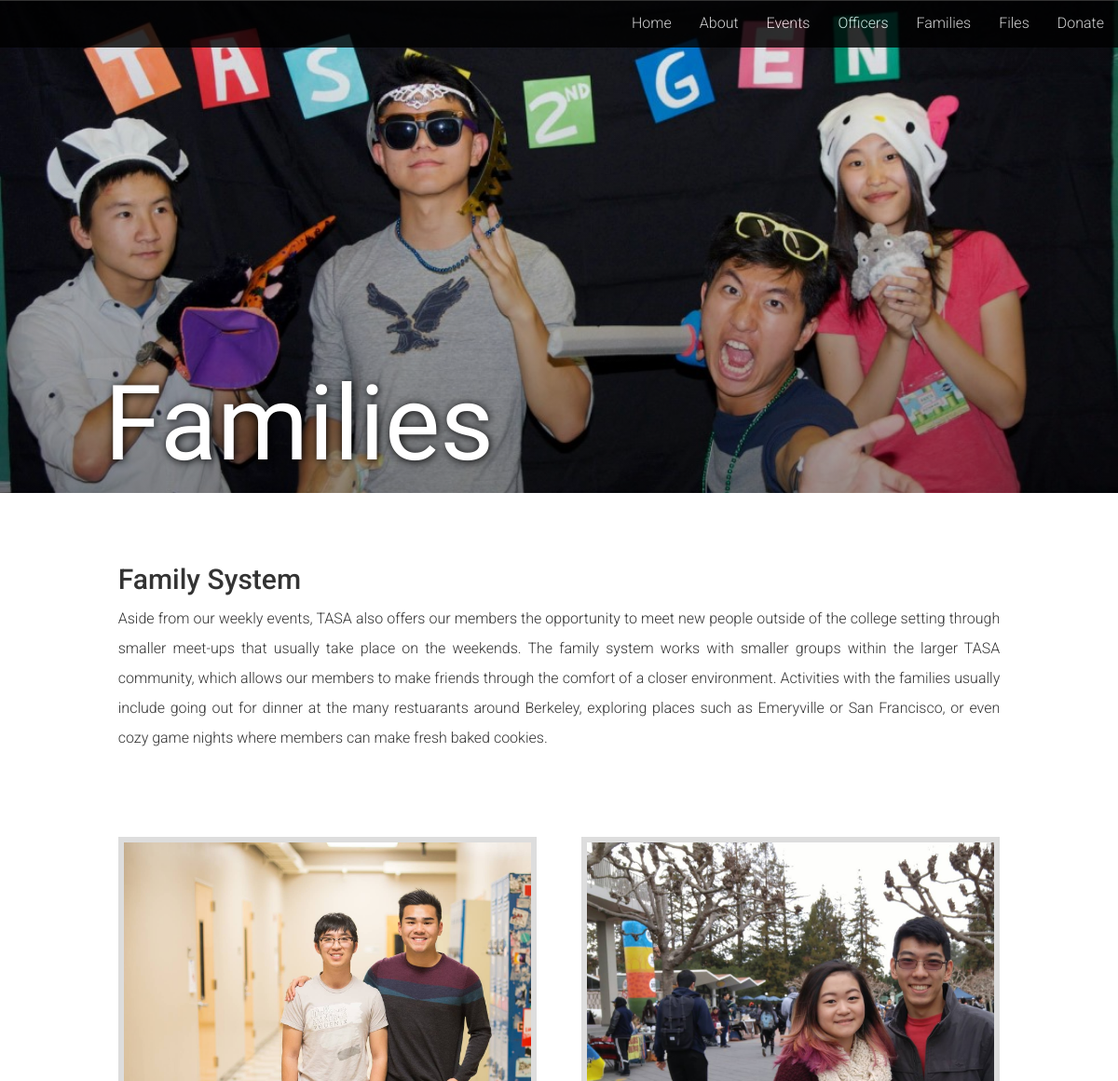
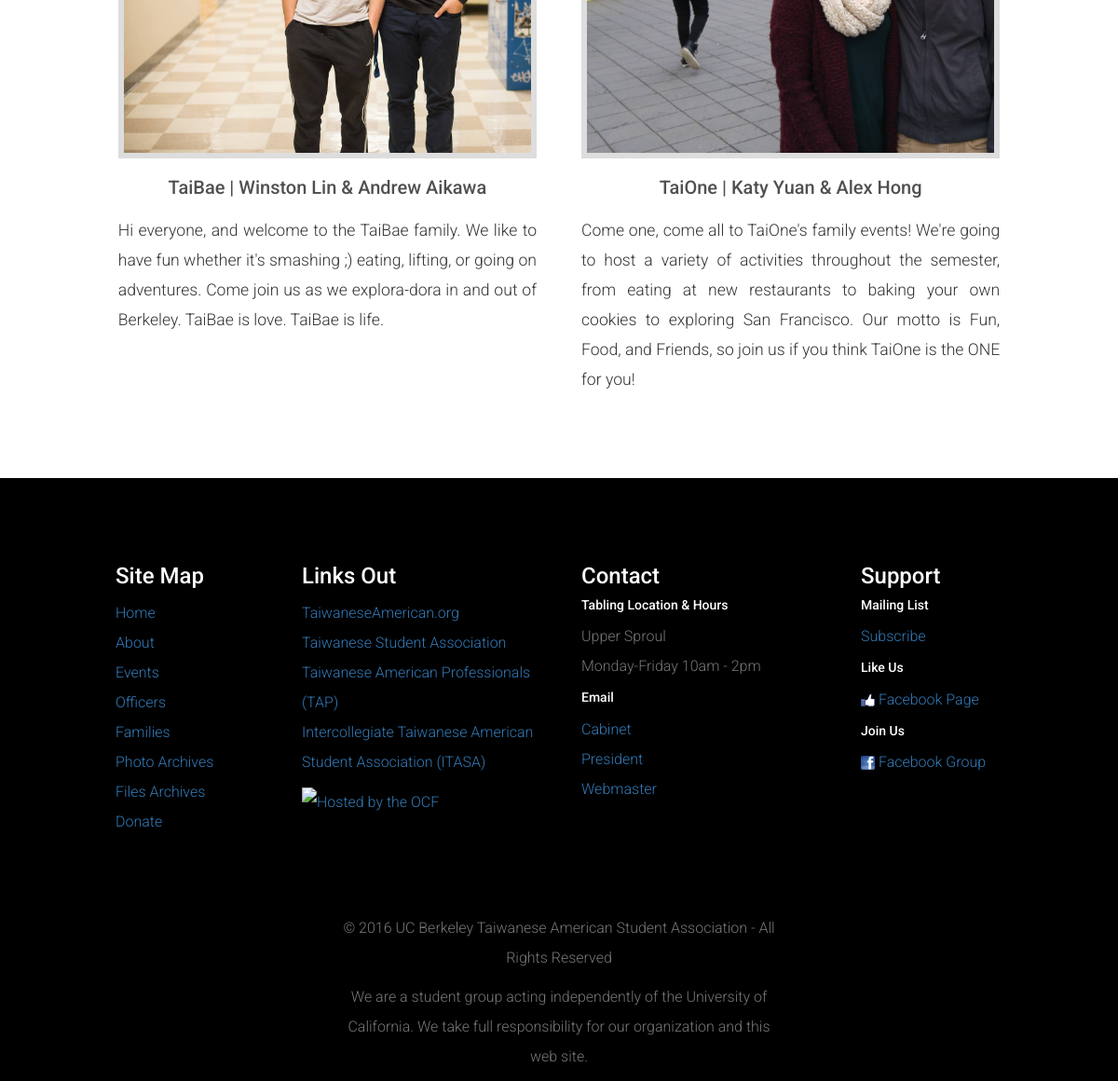
Screenshot of /families with the database file from the repository (2 pictures, top to bottom).
### tables this page shows
CREATE TABLE families(id integer primary key autoincrement, family_name text not null, family_head1 text not null, family_head2 text not null, description text not null, image_url text not null);

### tasa_website.py (the view)
@app.route('/families', methods=['GET'])
def families():
    query = 'select family_name, family_head1, family_head2, description, image_url from families'
    families = query_db(query)
    return render_template('families.html', families=families)

### tasa_website.py (called while the page is built)
def connect_db():
    return sqlite3.connect(app.config['DATABASE'])

@app.before_request
def before_request():
    g.db = connect_db()
    g.db.row_factory = sqlite3.Row

@app.teardown_request
def teardown_request(exception):
    db = getattr(g, 'db', None)
    if db is not None:
        db.close()

def query_db(query, args=(), one=False):
    cur = g.db.execute(query, args)
    rv = cur.fetchall()
    cur.close()
    return (rv[0] if rv else None) if one else rv

### templates/families.html
{% extends "base.html" %}
  {% block content %}
  <div id="slide1" class="family-splash">
        <h1 class="head-title noselect">
          Families
        </h1>
      </div>
      <div class="container-fluid">
        <div class="row row-pad event">
          <div class="col-md-12 col-pad">
            <h2>Family System</h2>
            <p class="text-justify">Aside from our weekly events, TASA also offers our members the opportunity to meet new people outside of the college setting through smaller meet-ups that usually take place on the weekends. The family system works with smaller groups within the larger TASA community, which allows our members to make friends through the comfort of a closer environment. Activities with the families usually include going out for dinner at the many restuarants around Berkeley, exploring places such as Emeryville or San Francisco, or even cozy game nights where members can make fresh baked cookies.</p>
          </div>
        </div>
        <div class="row row-pad event">
             {% for family in families %}
                <div class="col-md-6 col-pad">
                    <div class="family1 mobile-height" style="background-image: url({{ family.image_url }})">
                    </div>
                    <h2 class="officer-name">{{ family.family_name }} | {{ family.family_head1 }} & {{family.family_head2}}</h2>
                        <p class="text-justify officer-desc officer-pad">
                        {{ family.description}}</p>
                </div>
             {% endfor %}
          </div>
          </div>
  {% endblock %}

### static/css/tasa.css (style rules this page uses)
body { font-size: 16px; font-family: 'Roboto', sans-serif; font-weight: 300; margin: 0; padding: 0; width: 100%; line-height: 200%; }
.noselect { -webkit-touch-callout: none; -webkit-user-select: none; -khtml-user-select: none; -moz-user-select: none; -ms-user-select: none; user-select: none; }
.col-pad { padding:1.5em }
.family-splash { background-image: -webkit-linear-gradient(top, rgba(0, 0, 0, 0.0), rgba(0, 0, 0, 0.4)), url("../images/families.jpg"); background-image: linear-gradient( to bottom, rgba(0, 0, 0, 0.0), rgba(0, 0, 0, 0.4) ), url("../images/families.jpg"); height: 33em; margin-top: -1.2em; background-size: cover; width: 100%; vertical-align: top; font-family: 'Yantramanav', sans-serif; display: block; background-position: 0% 33%; }
.head-title { color: white; font-size: 7em; padding-top: 3.5em; padding-left: 1em; text-shadow: 1px 1px 10px #000000; }
.row-pad { padding-top: 2em; }
.row.event { max-width: 85%; margin: 0 7.5%; }
.officer-name { font-size: 1.25em; text-align: center; color: rgb(80, 80, 80); }
.officer-desc { font-size: 1.1em; }
.officer-pad { padding: .5em 0; }
.family1 { background-image: -webkit-linear-gradient(bottom, rgba(0, 0, 0, 0.0), rgba(0, 0, 0, 0.3)), url("../images/taibae.jpg"); background-image: linear-gradient( to bottom, rgba(0, 0, 0, 0.0), rgba(0, 0, 0, 0.3) ), url("../images/taibae.jpg"); background-position: 11% 0%; font-family: 'Yantramanav', sans-serif; display: block; background-size: cover; height: 27em; border-style: solid; border-width: .4em; border-color: #DDDDDD; }

### rows the page displays
families: image_url (picture), family_name "TaiBae", family_head1 "Winston Lin", family_head2 "Andrew Aikawa", description "Hi everyone, and welcome to the TaiBae family. We like to have fun whether it's smashing ;) eating, lifting, or going on adventures. Come join us as we explora-dora in and out of Berkeley. TaiBae is love. TaiBae is life."
families: image_url (picture), family_name "TaiOne", family_head1 "Katy Yuan", family_head2 "Alex Hong", description "Come one, come all to TaiOne's family events! We're going to host a variety of activities throughout the semester, from eating at new restaurants to baking your own cookies to exploring San Francisco. Our motto is Fun, Food, and Friends, so join us if you think TaiOne is the ONE for you!"
